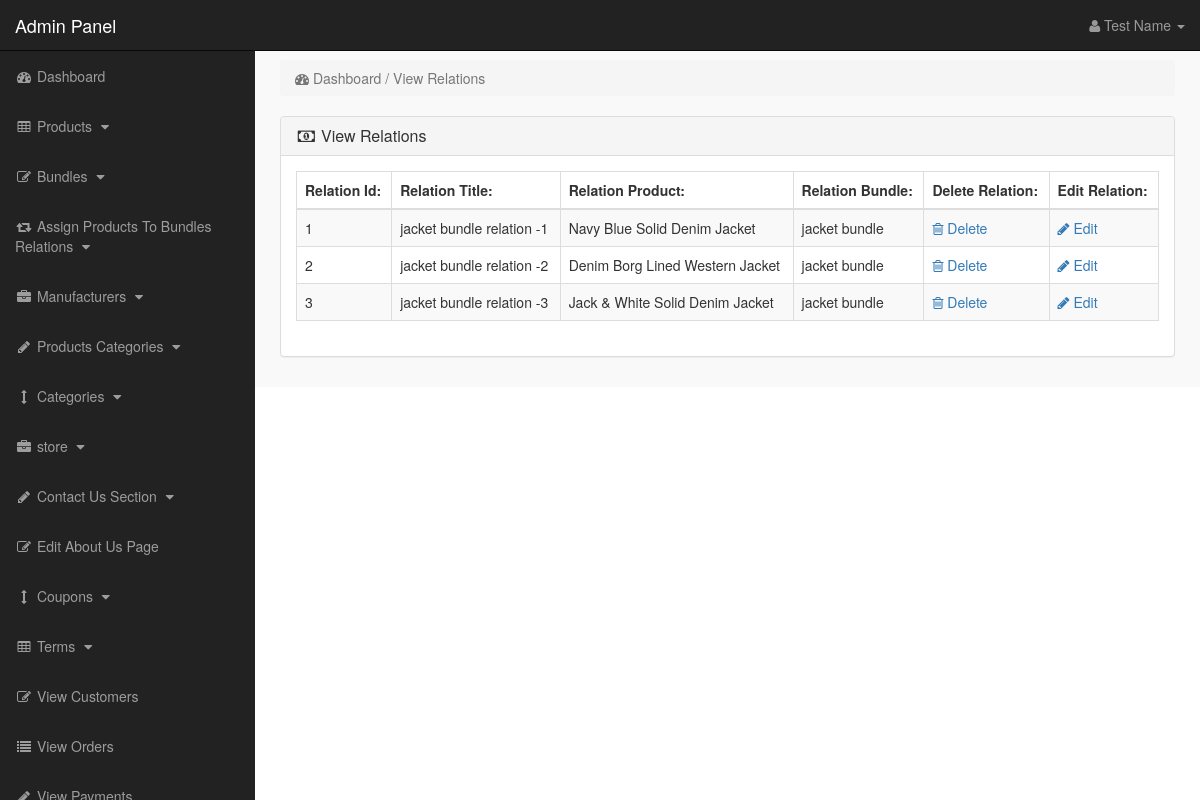
Page /admin_area/index.php?view_rel (signed in) on the committed database.
### tables this page shows
CREATE TABLE `bundle_product_relation` (
  `rel_id` int(10) NOT NULL,
  `rel_title` varchar(255) NOT NULL,
  `product_id` int(10) NOT NULL,
  `bundle_id` int(10) NOT NULL
);

CREATE TABLE `products` (
  `product_id` int(10) NOT NULL,
  `p_cat_id` int(10) NOT NULL,
  `cat_id` int(10) NOT NULL,
  `manufacturer_id` int(10) NOT NULL,
  `date` timestamp NOT NULL DEFAULT CURRENT_TIMESTAMP ON UPDATE CURRENT_TIMESTAMP,
  `product_title` text NOT NULL,
  `product_url` text NOT NULL,
  `product_img1` text NOT NULL,
  `product_img2` text NOT NULL,
  `product_img3` text NOT NULL,
  `product_price` int(10) NOT NULL,
  `product_psp_price` int(100) NOT NULL,
  `product_desc` text NOT NULL,
  `product_features` text NOT NULL,
  `product_video` text NOT NULL,
  `product_keywords` text NOT NULL,
  `product_label` text NOT NULL,
  `status` varchar(255) NOT NULL
);

### admin_area/view_rel.php (the view)
<?php
if(!isset($_SESSION['admin_email'])){
echo "<script>window.open('login.php','_self')</script>";
}
else {
?>
<div class="row">
<div class="col-lg-12">
<ol class="breadcrumb">
<li class="active">
<i class="fa fa-dashboard"></i> Dashboard / View Relations
</li>
</ol>
</div>
</div>
<div class="row">
<div class="col-lg-12">
<div class="panel panel-default">
<div class="panel-heading">
<h3 class="panel-title">
<i class="fa fa-money fa-fw"></i> View Relations
</h3>
</div>
<div class="panel-body">
<div class="table-responsive">
<table class="table table-bordered table-hover table-striped">
<thead>
<tr>
<th>Relation Id:</th>
<th>Relation Title:</th>
<th>Relation Product:</th>
<th>Relation Bundle:</th>
<th>Delete Relation:</th>
<th>Edit Relation:</th>
</tr>
</thead>
<tbody>
<?php
$i = 0;
$get_rel = "select * from bundle_product_relation";
$run_rel = mysqli_query($con,$get_rel);
while($row_rel = mysqli_fetch_array($run_rel)){
$rel_id = $row_rel['rel_id'];
$rel_title = $row_rel['rel_title'];
$bundle_id = $row_rel['bundle_id'];
$product_id = $row_rel['product_id'];
$get_p = "select * from products where product_id='$product_id'";
$run_p = mysqli_query($con,$get_p);
$row_p = mysqli_fetch_array($run_p);
$p_title = $row_p['product_title'];
$get_b = "select * from products where product_id='$bundle_id'";
$run_b = mysqli_query($con,$get_b);
$row_b = mysqli_fetch_array($run_b);
$b_title = $row_b['product_title'];
$i++;
?>
<tr>
<td> <?php echo $i; ?> </td>
<td> <?php echo $rel_title; ?> </td>
<td> <?php echo $p_title; ?> </td>
<td> <?php echo $b_title; ?> </td>
<td>
<a href="index.php?delete_rel=<?php echo $rel_id; ?>">
<i class="fa fa-trash-o"></i> Delete
</a>
</td>
<td>
<a href="index.php?edit_rel=<?php echo $rel_id; ?>">
<i class="fa fa-pencil"></i> Edit
</a>
</td>
</tr>
<?php } ?>
</tbody>
</table>
</div>
</div>
</div>
</div>
</div>
<?php } ?>

### admin_area/includes/sidebar.php (shortened to what this page needs)
<?php
if(!isset($_SESSION['admin_email'])){
echo "<script>window.open('login.php','_self')</script>";
}
else {
?>
<nav class="navbar navbar-inverse navbar-fixed-top" >
<div class="navbar-header" >
<a class="navbar-brand" href="index.php?dashboard" >Admin Panel</a>
</div>
<ul class="nav navbar-right top-nav" >
<li class="dropdown" >
<a href="#" class="dropdown-toggle" data-toggle="dropdown" >
<i class="fa fa-user" ></i>
<?php echo $admin_name; ?> <b class="caret" ></b>
</a>
</li>
</ul>
<div class="collapse navbar-collapse navbar-ex1-collapse">
<ul class="nav navbar-nav side-nav">
<li>
<a href="index.php?dashboard">
<i class="fa fa-fw fa-dashboard"></i> Dashboard
</a>
</li>
<li>
<a href="#" data-toggle="collapse" data-target="#products">
<i class="fa fa-fw fa-table"></i> Products
<i class="fa fa-fw fa-caret-down"></i>
</a>
</li>
<li>
<a href="#" data-toggle="collapse" data-target="#bundles">
<i class="fa fa-fw fa-edit"></i> Bundles
<i class="fa fa-fw fa-caret-down"></i>
</a>
</li>
<li>
<a href="#" data-toggle="collapse" data-target="#relations">
<i class="fa fa-fw fa-retweet"></i> Assign Products To Bundles Relations
<i class="fa fa-fw fa-caret-down"></i>
</a>
</li>
<li>
<a href="#" data-toggle="collapse" data-target="#manufacturers">
<i class="fa fa-fw fa-briefcase"></i> Manufacturers
<i class="fa fa-fw fa-caret-down"></i>
</a>
</li>
<li>
<a href="#" data-toggle="collapse" data-target="#p_cat">
<i class="fa fa-fw fa-pencil"></i> Products Categories
<i class="fa fa-fw fa-caret-down"></i>
</a>
</li>
<li>
<a href="#" data-toggle="collapse" data-target="#cat">
<i class="fa fa-fw fa-arrows-v"></i> Categories
<i class="fa fa-fw fa-caret-down"></i>
</a>
</li>
<li>
<a href="#" data-toggle="collapse" data-target="#store">
<i class="fa fa-fw fa-briefcase"></i> store
<i class="fa fa-fw fa-caret-down"></i>
</a>
</li>
<li>
<a href="#" data-toggle="collapse" data-target="#contact_us">
<i class="fa fa-fw fa-pencil"> </i> Contact Us Section
<i class="fa fa-fw fa-caret-down"></i>
</a>
</li>
<li>
<a href="index.php?edit_about_us">
<i class="fa fa-fw fa-edit"></i> Edit About Us Page
</a>
</li>
<li>
<a href="#" data-toggle="collapse" data-target="#coupons">
<i class="fa fa-fw fa-arrows-v"></i> Coupons
<i class="fa fa-fw fa-caret-down"></i>
</a>
</li>
<li>
<a href="#" data-toggle="collapse" data-target="#terms" >
<i class="fa fa-fw fa-table"></i> Terms
<i class="fa fa-fw fa-caret-down"></i>
</a>
</li>
<li>
<a href="index.php?view_customers">
<i class="fa fa-fw fa-edit"></i> View Customers
</a>
</li>
<li>
<a href="index.php?view_orders">
<i class="fa fa-fw fa-list"></i> View Orders
</a>
</li>
<li>
<a href="index.php?view_payments">
<i class="fa fa-fw fa-pencil"></i> View Payments
</a>
</li>
</ul>
</div>
</nav>
<?php } ?>

### admin_area/css/style.css (style rules this page uses)
body { margin-top:100px; }
@media (min-width: 768px) { body { margin-top:50px; } }
.top-nav { padding:0 15px; }
.top-nav>li { display:inline-block; float:left; }
.top-nav>li>a { padding-top:15px; padding-bottom:15px; line-height:20px; color:#999; }
@media (min-width: 768px) { .side-nav { position:fixed; top:51px; width:255px; border-radius:0; overflow-y:auto; background-color: #222; bottom:0; overflow-x:hidden; padding-bottom:40px; } }
@media (min-width: 768px) { .side-nav>li>a { width:255px; } }
.panel-body { border-radius:5px; }

### rows in the picture
bundle_product_relation: rel_title "jacket bundle relation -1", product.product_title "Navy Blue Solid Denim Jacket", products.product_title "jacket bundle"
bundle_product_relation: rel_title "jacket bundle relation -2", product.product_title "Denim Borg Lined Western Jacket", products.product_title "jacket bundle"
bundle_product_relation: rel_title "jacket bundle relation -3", product.product_title "Jack & White Solid Denim Jacket", products.product_title "jacket bundle"

### other values in the picture
$admin_name "Test Name"
